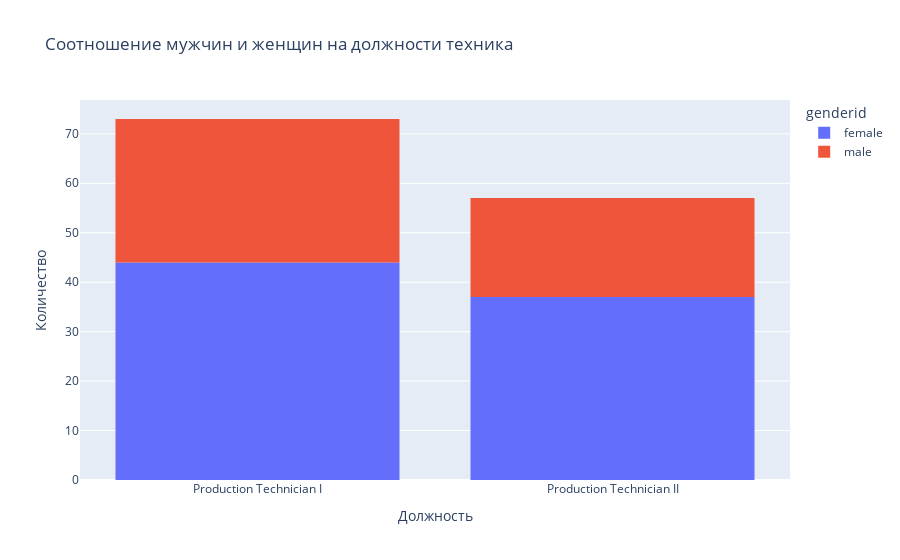

Notebook source saved alongside this figure:
### Markdown cell above
Нет. В данном случае это не так, на таких должностях как Техник по производству первой и второй категории большинство сотрудников - женщины (хотя мы не знаем, что за производство, может это производство вязаных носков)

### Code cell
technician.replace({'genderid': {0: 'female', 1: 'male'}}, inplace=True)

fig = px.histogram(technician, x="position", y='amount', color="genderid",
                   title='Соотношение мужчин и женщин на должности техника')

fig.update_layout(xaxis_title='Должность', yaxis_title='Количество')
fig.show()

### Figure 1 — Plotly figure (JSON) as saved in the notebook; plotly's stock layout.template omitted (floating-point values rounded to 4 significant figures)
{"data": [{"alignmentgroup": "True", "bingroup": "x", "histfunc": "sum", "hovertemplate": "genderid=female<br>position=%{x}<br>sum of amount=%{y}<extra></extra>", "legendgroup": "female", "marker": {"color": "#636efa"}, "name": "female", "offsetgroup": "female", "orientation": "v", "showlegend": true, "type": "histogram", "x": ["Production Technician I", "Production Technician II"], "xaxis": "x", "y": [44, 37], "yaxis": "y"}, {"alignmentgroup": "True", "bingroup": "x", "histfunc": "sum", "hovertemplate": "genderid=male<br>position=%{x}<br>sum of amount=%{y}<extra></extra>", "legendgroup": "male", "marker": {"color": "#EF553B"}, "name": "male", "offsetgroup": "male", "orientation": "v", "showlegend": true, "type": "histogram", "x": ["Production Technician I", "Production Technician II"], "xaxis": "x", "y": [29, 20], "yaxis": "y"}], "layout": {"barmode": "relative", "legend": {"title": {"text": "genderid"}, "tracegroupgap": 0}, "title": {"text": "Соотношение мужчин и женщин на должности техника"}, "xaxis": {"anchor": "y", "domain": [0, 1], "title": {"text": "Должность"}}, "yaxis": {"anchor": "x", "domain": [0, 1], "title": {"text": "Количество"}}}}
